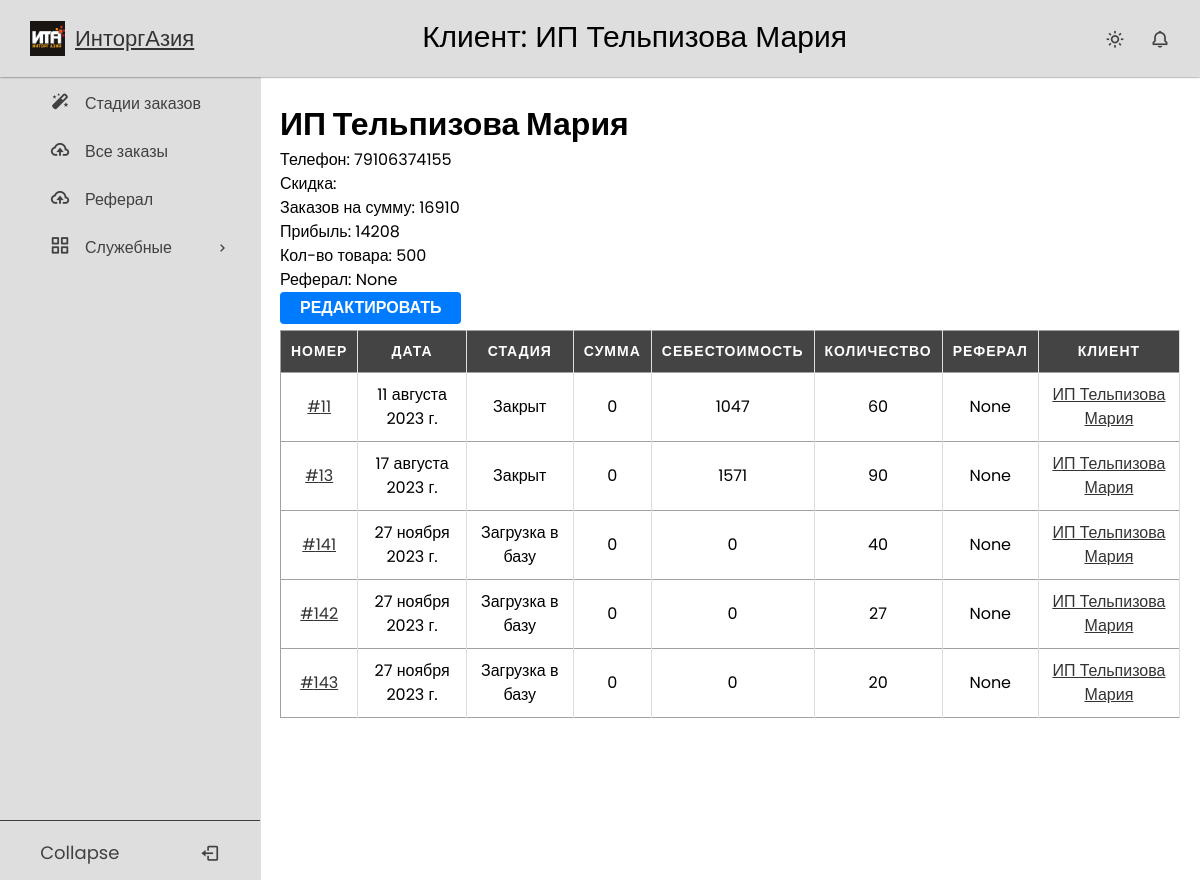
The page /client/8/ (signed in) on the database as committed earlier.
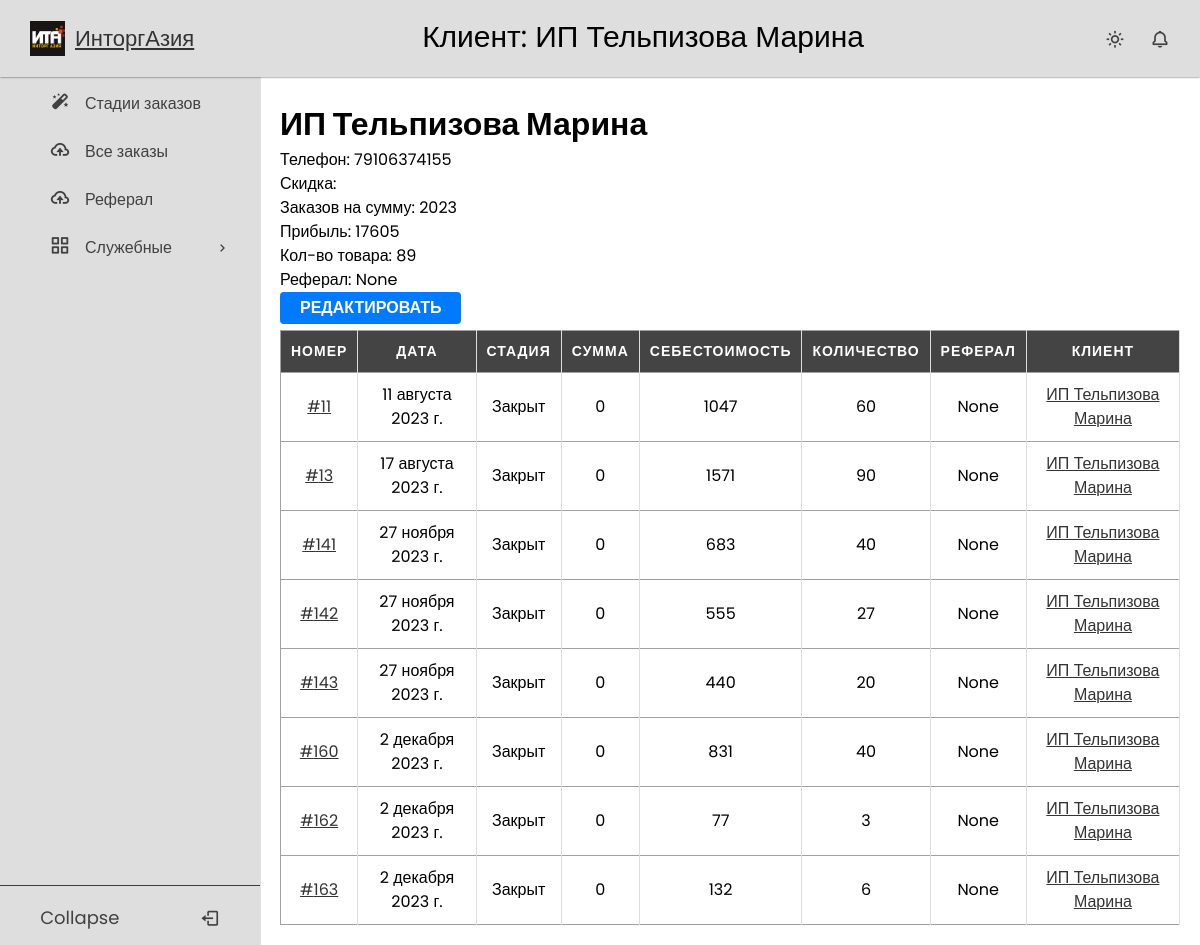
The same page on the database as committed later.
### users/models.py (models this page shows, shortened)
class User(AbstractBaseUser, PermissionsMixin):
    disabled = models.BooleanField(default=False)
    username = models.CharField(max_length=100, blank=True, null=True, unique=True, help_text='Номер телефона')
    first_name = models.CharField(max_length=254)
    last_name = models.CharField(max_length=254)
    is_staff = models.BooleanField(default=False)
    is_superuser = models.BooleanField(default=False)
    is_active = models.BooleanField(default=True)
    last_login = models.DateTimeField(null=True, blank=True)
    date_joined = models.DateTimeField(null=True, auto_now=True)
    joined_date = models.DateTimeField(default=timezone.now)
    user_type = models.CharField(max_length=20, choices=UserType.choices, default=UserType.CLIENT)
    discount = models.ForeignKey(DiscountType, on_delete=models.PROTECT, blank=True, null=True)
    money = models.IntegerField(default=0)
    profit = models.IntegerField(default=0)
    product_count = models.IntegerField(default=0, blank=True, null=True)
    referal_money = models.IntegerField(default=0, blank=True, null=True)
    referral = models.ForeignKey('self', on_delete=models.SET_NULL, blank=True, null=True)
    class Meta:
        ordering = ('disabled','-product_count')
    USERNAME_FIELD = 'username'
    REQUIRED_FIELDS = []
    objects = UserManager()
    def __str__(self):
        return f'{self.first_name} {self.last_name}'

### crm_app/models.py (models this page shows, shortened)
class Order(models.Model):
    stage = models.CharField(max_length=20, choices=OrderStages.choices, default=OrderStages.DATABASE_LOADING)
    name = models.CharField(max_length=50, blank=True)
    cashbox = models.ForeignKey("Cashbox", on_delete=models.PROTECT, blank=True, null=True)
    amount = models.IntegerField(default=0)
    amount_paid = models.IntegerField(default=0)
    referral_money = models.IntegerField(default=0)
    cost_price = models.IntegerField(default=0)
    count = models.IntegerField(default=0)
    date = models.DateField(default=timezone.now)
    day = models.IntegerField(validators=[MaxValueValidator(31), MinValueValidator(1)], default=1)
    month = models.IntegerField(validators=[MaxValueValidator(12), MinValueValidator(1)], default=1)
    year = models.IntegerField(validators=[MaxValueValidator(2070), MinValueValidator(2020)], default=2023)
    time = models.TimeField(default=timezone.now)
    client = models.ForeignKey(CustomUser, on_delete=models.PROTECT)
    defective = models.IntegerField(default=0, blank=True)
    good_quality = models.IntegerField(default=0, blank=True)
    discount = models.IntegerField(default=0)
    date_of_actual_arrival = models.DateField(null=True, blank=True)
    actual_shipment_date = models.DateField(null=True, blank=True)

### crm_app/views.py (the view)
# urls.py: path('client/<int:pk>/', ClientDetailView.as_view(), name='client_detail'),
class ClientDetailView(LockedView, DetailView):
    model = CustomUser
    template_name = 'crmapp/client_detail.html'
    paginate_by = 20
    def get_context_data(self, **kwargs):
        context = super(ClientDetailView, self).get_context_data()
        context['orders'] = Order.objects.filter(client_id=self.object.id)
        return context

### users/permissions.py (called while the page is built)
    def test_func(self):
        return self.request.user.user_type == UserType.WORKER

### templates/crmapp/client_detail.html
{% extends 'base.html' %}
{% load static %}
{% block css %}
    <link rel="stylesheet" href="{% static 'css/tables.css' %}">
{% endblock %}
{% block page_title %}
Клиент: {{ user }}
{% endblock %}
{% block content %}
 <h1>{{ user }}</h1>
    <p>Телефон: {{ user.username }}</p>
    <p>Скидка: {{ user.discount.name }}</p>
    <p>Заказов на сумму: {{ user.money }}</p>
    <p>Прибыль: {{ user.profit }}</p>
    <p>Кол-во товара: {{ user.product_count }}</p>
    <p>Реферал: {{ user.referral }}</p>
    <a href="{% url 'user_change' user.id %}"><button>Редактировать</button></a>
<table>
  <thead>
    <tr>
        <th>Номер</th>
        <th>Дата</th>
        <th>Стадия</th>
        <th>Сумма</th>
        <th>Себестоимость</th>
        <th>Количество</th>
        <th>Реферал</th>
        <th>Клиент</th>
    </tr>
  </thead>
  <tbody>
    {% for order in orders %}
      <tr>
        <td><a href="{% url 'order_detail' order.id %}">#{{ order.id }}</a></td>
        <td>{{ order.date }}</td>
        <td>{{ order.get_stage_display }}</td>
        <td>{{ order.amount }}</td>
        <td>{{ order.cost_price }}</td>
        <td>{{ order.count }}</td>
        <td>{{ order.client.referral }}</td>
        <td><a href="{% url 'client_detail' order.client.id %}">{{ order.client }}</a></td>
      </tr>
    {% endfor %}
  </tbody>
</table>
{% endblock %}

Rows that differ between the two databases and show on the page:
changed User "None": first_name+last_name "ИП Тельпизова Мария" → "ИП Тельпизова Марина"; money "16910" → "2023"; profit "14208" → "17605"; product_count "500" → "89"
changed through a linked row, Order "11 августа 2023 г.": client "ИП Тельпизова Мария" → "ИП Тельпизова Марина"
changed through a linked row, Order "17 августа 2023 г.": client "ИП Тельпизова Мария" → "ИП Тельпизова Марина"
changed Order id 141: stage "Загрузка в базу" → "Закрыт"; cost_price "0" → "683"; client "ИП Тельпизова Мария" → "ИП Тельпизова Марина"
changed Order id 142: stage "Загрузка в базу" → "Закрыт"; cost_price "0" → "555"; client "ИП Тельпизова Мария" → "ИП Тельпизова Марина"
changed Order id 143: stage "Загрузка в базу" → "Закрыт"; cost_price "0" → "440"; client "ИП Тельпизова Мария" → "ИП Тельпизова Марина"
added Order: id "160", date "2 декабря 2023 г.", stage "Закрыт", amount "0", cost_price "831", count "40", client.referral "None", client "ИП Тельпизова Марина"
added Order: id "162", date "2 декабря 2023 г.", stage "Закрыт", amount "0", cost_price "77", count "3", client.referral "None", client "ИП Тельпизова Марина"
added Order: id "163", date "2 декабря 2023 г.", stage "Закрыт", amount "0", cost_price "132", count "6", client.referral "None", client "ИП Тельпизова Марина"
